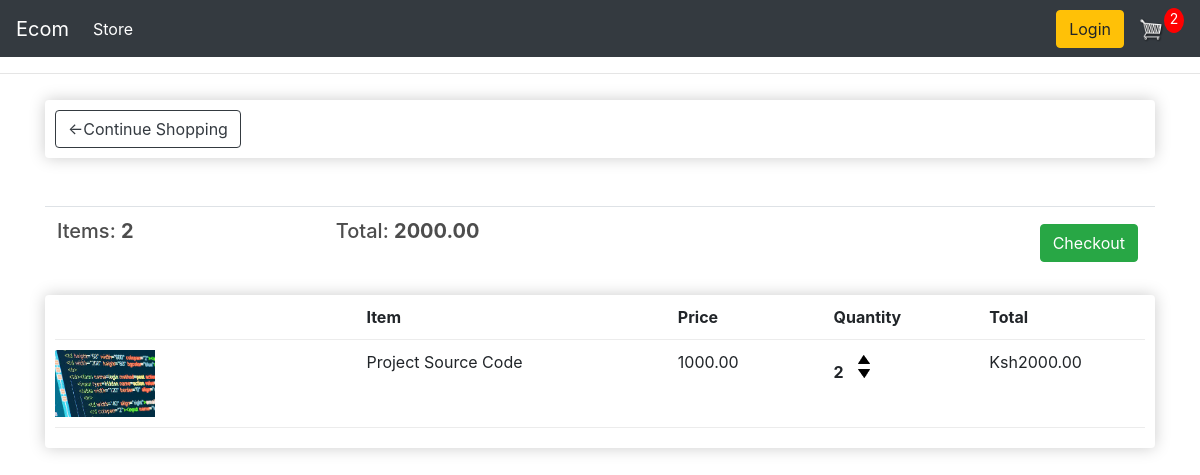
/cart/ (signed in), run on an earlier commit of the app's database.
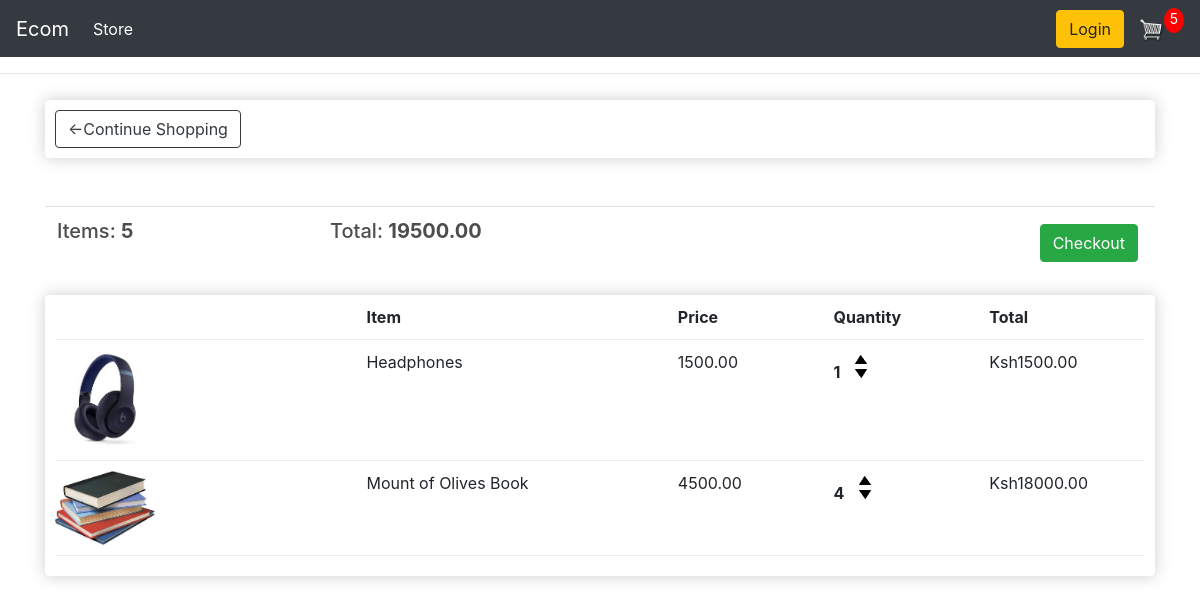
And on a later commit of the database.
### store/models.py (models this page shows, shortened)
class Order(models.Model):
    customer = models.ForeignKey(Customer, on_delete=models.SET_NULL, blank=True, null=True)
    date_ordered = models.DateTimeField(auto_now_add=True)
    complete = models.BooleanField(default=False)
    transaction_id = models.CharField(max_length=200, null=True)
    @property
    def shipping(self):
        shipping = False
        orderitems = self.orderitem_set.all()
        for i in orderitems:
            if i.product.digital == False:
                shipping = True
        return shipping
    @property
    def get_cart_total(self):
        orderitems = self.orderitem_set.all()
        total = sum([item.get_total for item in orderitems])
        return total
    @property
    def get_cart_items(self):
        orderitems = self.orderitem_set.all()
        total = sum([item.quantity for item in orderitems])
        return total
    class Meta:
        verbose_name_plural = "Orders"

class OrderItem(models.Model):
    product = models.ForeignKey(Product, on_delete=models.SET_NULL, null=True)
    order = models.ForeignKey(Order, on_delete=models.SET_NULL, null=True)
    quantity = models.IntegerField(default=0, null=True, blank=True)
    date_added = models.DateTimeField(auto_now_add=True)
    @property
    def get_total(self):
        total = self.product.price * self.quantity
        return total
    class Meta:
        verbose_name_plural = "Order Items"

class Product(models.Model):
    name = models.CharField(max_length=200, null=True)
    price = models.DecimalField(max_digits=10, decimal_places=2)
    digital = models.BooleanField(default=False)
    image = models.ImageField(null=True, blank=True)
    @property
    def imageURL(self):
        try:
            url = self.image.url
        except:
            url = ''
        return url
    class Meta:
        verbose_name_plural = "Products"

### store/views.py (the view)
# urls.py: path('cart/', views.cart, name='cart'),
def cart(request):
    data = cartData(request)
    cartItems = data['cartItems']
    order = data['order']
    items = data['items']
    shipping = order.shipping  # Accessing the 'shipping' attribute with dot notation
    context = {'items': items, 'order': order, 'cartItems': cartItems, 'shipping': shipping}
    return render(request, 'store/cart.html', context)

### store/utils.py (called while the page is built)
def cartData(request):
    if request.user.is_authenticated:
        customer = request.user.customer
        order, created = Order.objects.get_or_create(customer=customer, complete=False)
        items = order.orderitem_set.all()
        cartItems = order.get_cart_items
        shipping = order.shipping
    else:
        cookieData = cookieCart(request)
        cartItems = cookieData.get('cartItems', 0)
        order = cookieData.get('order', {'get_cart_total': 0, 'get_cart_items': 0, 'shipping': False})
        items = cookieData.get('items', [])
        shipping = order.get('shipping', False)
    return {'cartItems': cartItems, 'order': order, 'items': items}

### templates/store/cart.html
{% extends 'base.html' %}
{% load static %}
{% block content %}
    <div class="row">
        <div class="col-lg-12">
            <div class="box-element">
                <a class="btn btn-outline-dark" href="{% url 'store' %}">&#x2190;Continue Shopping</a>
            </div>
            <br>
            <br>
            <table class="table">
                <tr>
                    <th><h5>Items: <strong>{{order.get_cart_items}}</strong></h5></th>
                    <th><h5>Total: <strong>{{order.get_cart_total|floatformat:2}}</strong></h5></th>
                    <th>
                        <a style="float:right ;margin: 5px;" class="btn btn-success" href="{% url 'checkout' %}">Checkout</a>
                    </th>
                </tr>
            </table>
            <div class="box-element">
                <div class="cart-row">
                    <div style="flex: 2;">   </div>
                    <div style="flex: 2;"> <strong>Item</strong> </div>
                    <div style="flex: 1;"> <strong>Price </strong></div>
                    <div style="flex: 1;"> <strong> Quantity </strong></div>
                    <div style="flex: 1;"> <strong>Total</strong> </div>
                </div>
                {% for item in items %}
                <div class="cart-row">
                    <div style="flex: 2;"> <img class="row-image" src="{{item.product.imageURL}}" alt="">  </div>
                    <div style="flex: 2;"> {{item.product.name}} </div>
                    <div style="flex: 1;"> {{item.product.price|floatformat:2}}</div>
                    <div style="flex: 1;">
                        <p class="quantity"> {{item.quantity}}</p>
                            <div class="quantity">
                            <img data-product={{item.product.id}} data-action="add" class="chg-quantity update-cart" src="{% static 'images/arrow-up.png' %}" alt="">
                            <img data-product={{item.product.id}} data-action="remove" class="chg-quantity update-cart" src="{% static 'images/arrow-down.png' %}" alt="">
                        </div>
                    </div>
                    <div style="flex: 1;"><p>Ksh{{item.get_total}}</p> </div>
                </div>
                {% endfor %}
            </div>
        </div>
    </div>
{% endblock content %}

What changed in the data, as far as the page shows it:
no longer on this page (row edited): Order: get_cart_items "2", get_cart_total "2000.00"
no longer on this page (row edited): OrderItem: product.imageURL (picture), product.name "Project Source Code", product.price "1000.00", quantity "2", get_total "2000.00"
added Order: get_cart_items "5", get_cart_total "19500.00"
added OrderItem: product.imageURL (picture), product.name "Headphones", product.price "1500.00", quantity "1", get_total "1500.00"
added OrderItem: product.imageURL (picture), product.name "Mount of Olives Book", product.price "4500.00", quantity "4", get_total "18000.00"
Also different on the page:
{{ cartItems }}: "2" → "5"
